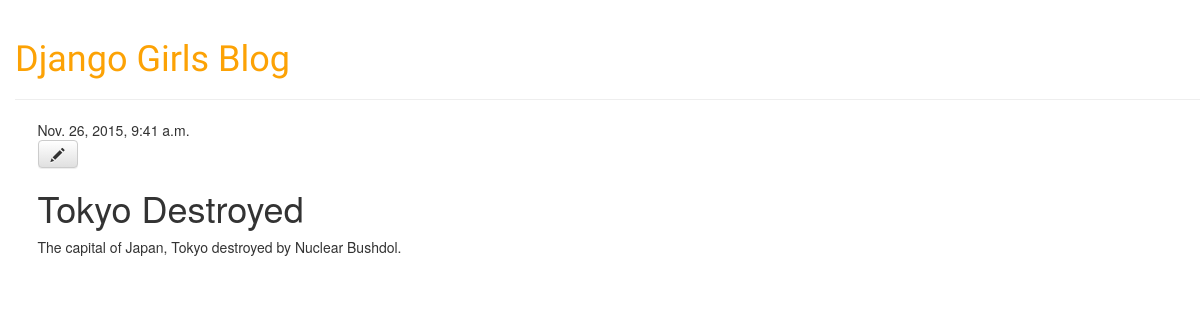
The app's page /post/1/ with its own data.
### blog/models.py (models this page shows, shortened)
class Post(models.Model):
	author = models.ForeignKey('auth.User')
	title = models.CharField(max_length = 200)
	text = models.TextField()
	created_date = models.DateTimeField(
		default=timezone.now)
	published_date = models.DateTimeField(
		blank=True, null=True)

### blog/views.py (the view)
# urls.py: url(r'^post/(?P<pk>[0-9]+)/$', views.post_detail, name='post_detail'),
def post_detail(request, pk):
    post = get_object_or_404(Post, pk=pk)
    return render(request, 'blog/post_detail.html', {'post': post})

### blog/templates/blog/post_detail.html
{% extends 'blog/base.html' %}
{% block content %}
    <div class="post">
        {% if post.published_date %}
            <div class="date">
                {{ post.published_date }}
            </div>
        {% endif %}
        <a class="btn btn-default" href="{% url 'post_edit' pk=post.pk %}"><span class="glyphicon glyphicon-pencil"></span></a>
        <h1>{{ post.title }}</h1>
        <p>{{ post.text|linebreaks }}</p>
    </div>
{% endblock %}

### blog/static/css/blog.css (style rules this page uses)
body { padding-left: 15px; }

### records on screen
Post: published_date "Nov. 26, 2015, 9:41 a.m.", title "Tokyo Destroyed", text "The capital of Japan, Tokyo destroyed by Nuclear Bushdol."
